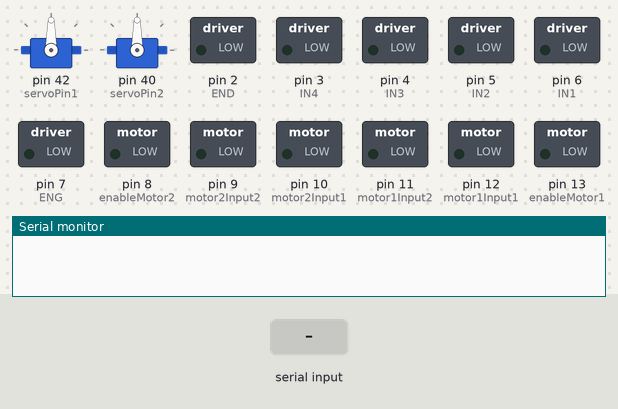
The sketch below on a simulated Arduino Mega 2560, built with avr-gcc and run on an emulated ATmega2560. Shown: 2 × servo, switched loads named in the sketch (green lamp = pin HIGH), the last lines printed to the serial monitor. The test bench sets the inputs (shaded band).

Above: at 1.2 s.
1.3 s: "A" received over the second serial link
At 3.3 s:
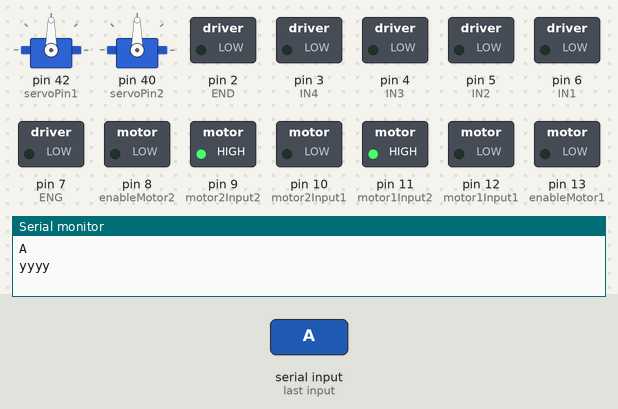
3.6 s: "Z" received over the second serial link
At 4.6 s:
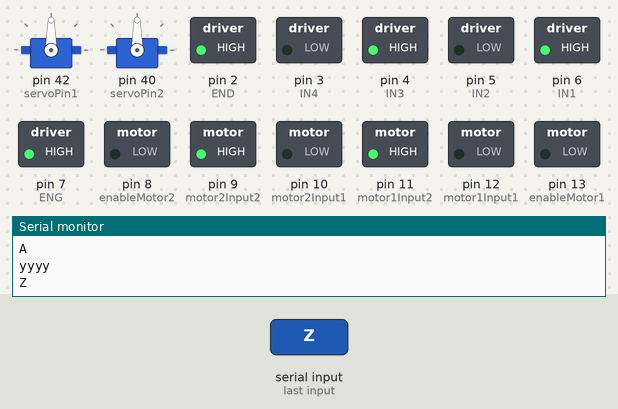
5.1 s: "S" received over the second serial link
At 5.8 s:
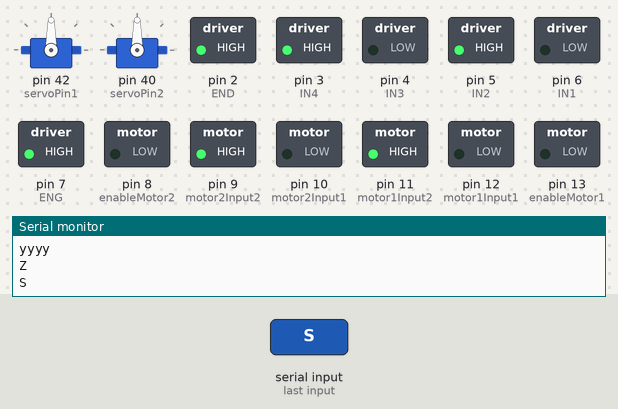
6.6 s: "D" received over the second serial link
At 6.9 s:
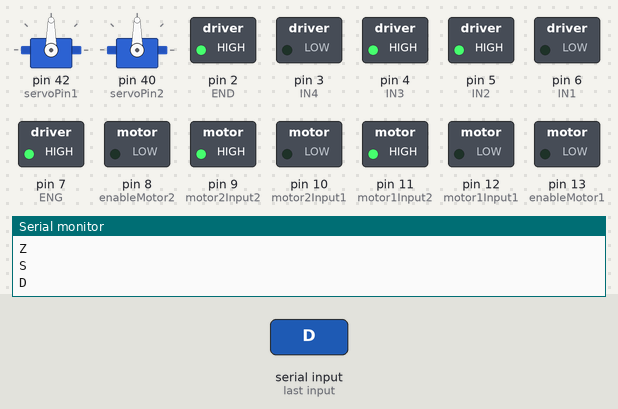
8.1 s: "Q" received over the second serial link
At 9.2 s:
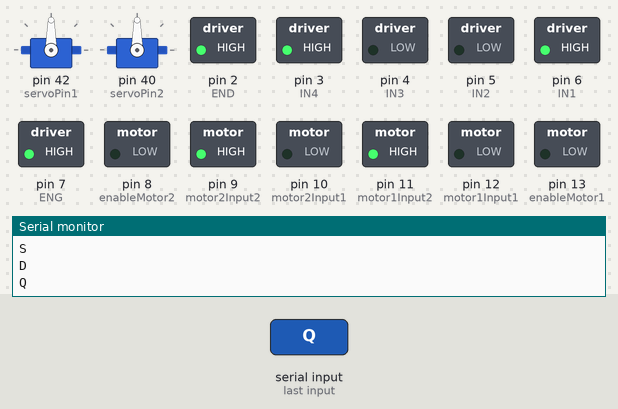
9.6 s: "/" received over the second serial link
At 10.4 s:
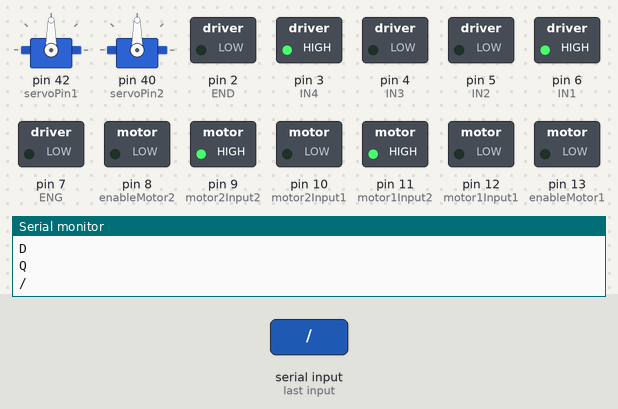
Timing chart, 0 to 12.1 s (numbered marks = the images above; inputs shaded):
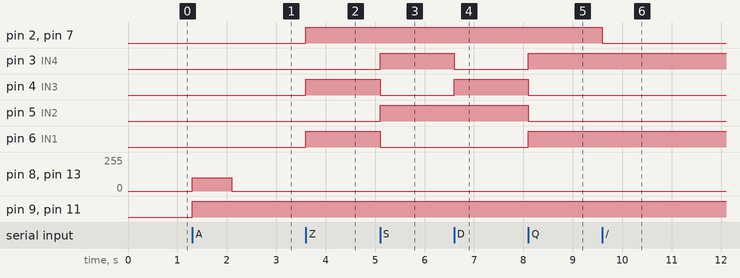

Measured:
- after the input at 1.3 s, pin 8 (enableMotor2), pin 13 (enableMotor1): 0/255 → 100/255 at once, → 0/255 0.80 s later; pin 9 (motor2Input2), pin 11 (motor1Input2): LOW → HIGH at once
- after the input at 3.6 s, pin 2 (END), pin 4 (IN3), pin 6 (IN1), pin 7 (ENG): LOW → HIGH at once
- after the input at 5.1 s, pin 3 (IN4), pin 5 (IN2): LOW → HIGH at once; pin 4 (IN3), pin 6 (IN1): HIGH → LOW at once
- after the input at 6.6 s, pin 3 (IN4): HIGH → LOW at once; pin 4 (IN3): LOW → HIGH at once
- after the input at 8.1 s, pin 3 (IN4), pin 6 (IN1): LOW → HIGH at once; pin 4 (IN3), pin 5 (IN2): HIGH → LOW at once
- after the input at 9.6 s, pin 2 (END), pin 7 (ENG): HIGH → LOW at once

The sketch:

Tank-Final.ino
```cpp
#include <Servo.h>
#include<string.h>
#include<SoftwareSerial.h>
#define RX 50 // Broche 50 en tant que RX, à raccorder sur TX du HC-05
#define TX 51 // Broche 51 en tant que TX, à raccorder sur RX du HC-05
SoftwareSerial BlueT(RX,TX);
char caract;// Caractère relevé lors de la communication bluetooth

int power=255; //Puissance des moteurs de traction

//-- MOTEUR A (Avant Droit) --
int ENG=7; //Connecté à Arduino pin 7(sortie PWM)
int IN1=6; //Connecté à Arduino pin 6
int IN2=5; //Connecté à Arduino pin 5

//-- MOTEUR B (Avant Gauche) --
int END=2; //Connecté à Arduino pin 2(Sortie PWM)
int IN3=4; //Connecté à Arduino pin 4
int IN4=3; //Connecté à Arduino pin 3

const int enableMotor1 = 13;
const int motor1Input1 = 12;
const int motor1Input2 = 11;
const int enableMotor2 = 8;
const int motor2Input1 = 10;
const int motor2Input2 = 9;
const int servoPin1 = 42; // Broche pour le premier servo-moteur
const int servoPin2 = 40; // Broche pour le deuxième servo-moteur
const int servoPin3 = 41;

Servo myServo1; // Crée une instance de la classe Servo pour le premier servo-moteur
Servo myServo2; // Crée une instance de la classe Servo pour le deuxième servo-moteur
Servo myServo3;

// Fonction pour convertir un angle de -90 à 90 degrés en une valeur de 0 à 180 degrés
int mapAngle(int angle) {
  return map(angle, -90, 90, 0, 180);
}

void setup() {
  // Configuration des broches en sortie pour les moteurs
  pinMode(enableMotor1, OUTPUT);
  pinMode(motor1Input1, OUTPUT);
  pinMode(motor1Input2, OUTPUT);
  pinMode(enableMotor2, OUTPUT);
  pinMode(motor2Input1, OUTPUT);
  pinMode(motor2Input2, OUTPUT);

  pinMode(END,OUTPUT); // Configurer
  pinMode(ENG,OUTPUT); // les broches
  pinMode(IN1,OUTPUT); // comme sortie
  pinMode(IN2,OUTPUT);
  pinMode(IN3,OUTPUT);
  pinMode(IN4,OUTPUT);

  //moteurs à l'arrêt
  digitalWrite(END,LOW);
  digitalWrite(ENG,LOW);

  digitalWrite(END,LOW);
  digitalWrite(ENG,LOW);

  analogWrite(END,0);
  analogWrite(ENG,0);

  // Configuration des broches pour les servo-moteurs
  myServo1.attach(servoPin1);
  myServo2.attach(servoPin2);
  //myServo3.attach(servoPin3);

  // Démarre la communication série
  Serial.begin(9600);
  //Début de la communication bluetooth
  BlueT.begin(9600);

}

void loop() {
  while (BlueT.available()) {
    caract = BlueT.read();
    Serial.println(caract);
    switch(caract){
      case 'A':
        se();
        break;
      case 'T':
        rotateServoClockwise(myServo3, 40);
        break;
      case 'G':
        rotateServoClockwise(myServo3,-40);;
        break;
      case 'Z':
        forward();
        break;
      case 'S':
        moveBack();
        break;
      case 'D':
        right();
        break;
      case 'Q':
        left();
        break;
      case '/':
        analogWrite(END,0); //la voiture s'arrête lorsque l'on appuie sur aucun bouton
        analogWrite(ENG,0);
        break;
    }
  }
}


//Fonction relatif au canon
void MotorsOn() {
  // Activation du moteur 1
  analogWrite(enableMotor2, 100);
  digitalWrite(motor1Input1, LOW);
  digitalWrite(motor1Input2, HIGH);

  // Activation du moteur 2
  analogWrite(enableMotor1, 100);
  digitalWrite(motor2Input1, LOW);
  digitalWrite(motor2Input2, HIGH);
}

void rotateServoClockwise(Servo servo, int angle) {
  servo.write(mapAngle(angle));
}

void MotorsOff(){
  Serial.println("yyyy");
  digitalWrite(enableMotor1, LOW);
  digitalWrite(enableMotor2, LOW);
}


// Code relatif au mouvement
void forward(){
  //Serial.println(caract);

   // Direction du Moteur A (Gauche)
  digitalWrite(IN1,HIGH);
  digitalWrite(IN2,LOW);
  // Direction du Moteur B (Droite)
  digitalWrite(IN3,HIGH);
  digitalWrite(IN4,LOW);

  analogWrite(END,power); //vitesse droit
  analogWrite(ENG,power); //vitesse gauche
}

void moveBack(){
  // Direction du Moteur A (Gauche)
  digitalWrite(IN1,LOW);
  digitalWrite(IN2,HIGH);
  // Direction du Moteur B (Droite)
  digitalWrite(IN3,LOW);
  digitalWrite(IN4,HIGH);

  analogWrite(END,power); //vitesse droit
  analogWrite(ENG,power); //vitesse gauche
}

void left(){
  // Direction du Moteur A (Gauche)
  digitalWrite(IN1,HIGH);
  digitalWrite(IN2,LOW);
  // Direction du Moteur B (Droite)
  digitalWrite(IN3,LOW);
  digitalWrite(IN4,HIGH);

  //analogWrite(END,power); //vitesse droit
  analogWrite(ENG,power); //vitesse gauche
}

void right(){
  // Direction du Moteur A (Gauche)
  digitalWrite(IN1,LOW);
  digitalWrite(IN2,HIGH);
  // Direction du Moteur B (Droite)
  digitalWrite(IN3,HIGH);
  digitalWrite(IN4,LOW);

  analogWrite(END,power); //vitesse droit
  //analogWrite(ENG,power); //vitesse gauche
}

void se(){
  MotorsOn();
  delay(450);
  rotateServoClockwise(myServo2, 15);
  delay(100);
  rotateServoClockwise(myServo1, 40);
  delay(150);
  rotateServoClockwise(myServo1, -40);
  delay(100);
  rotateServoClockwise(myServo2, -15);
  MotorsOff();
}
```
